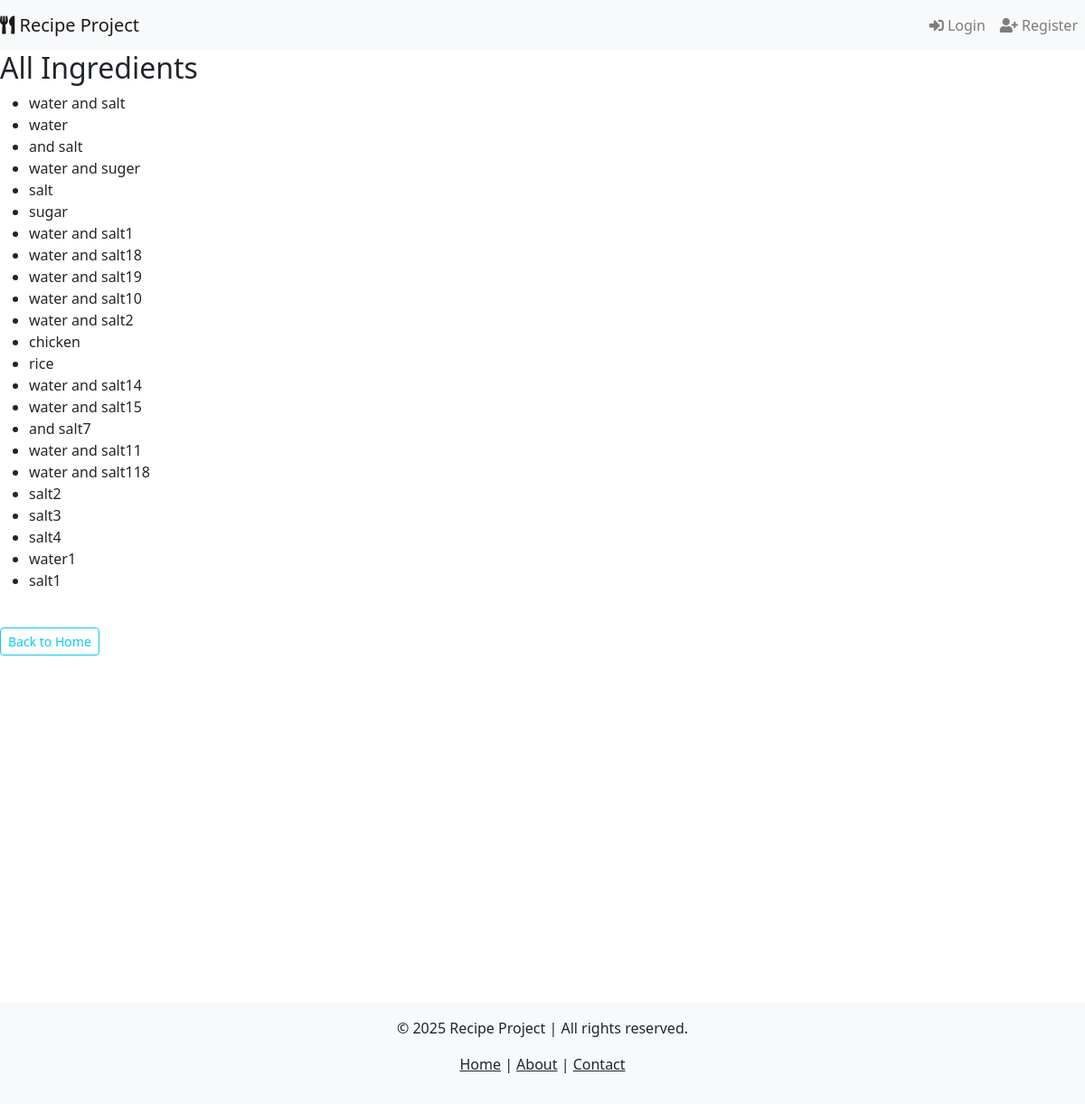
The page /ingredients/ on the database as committed earlier.
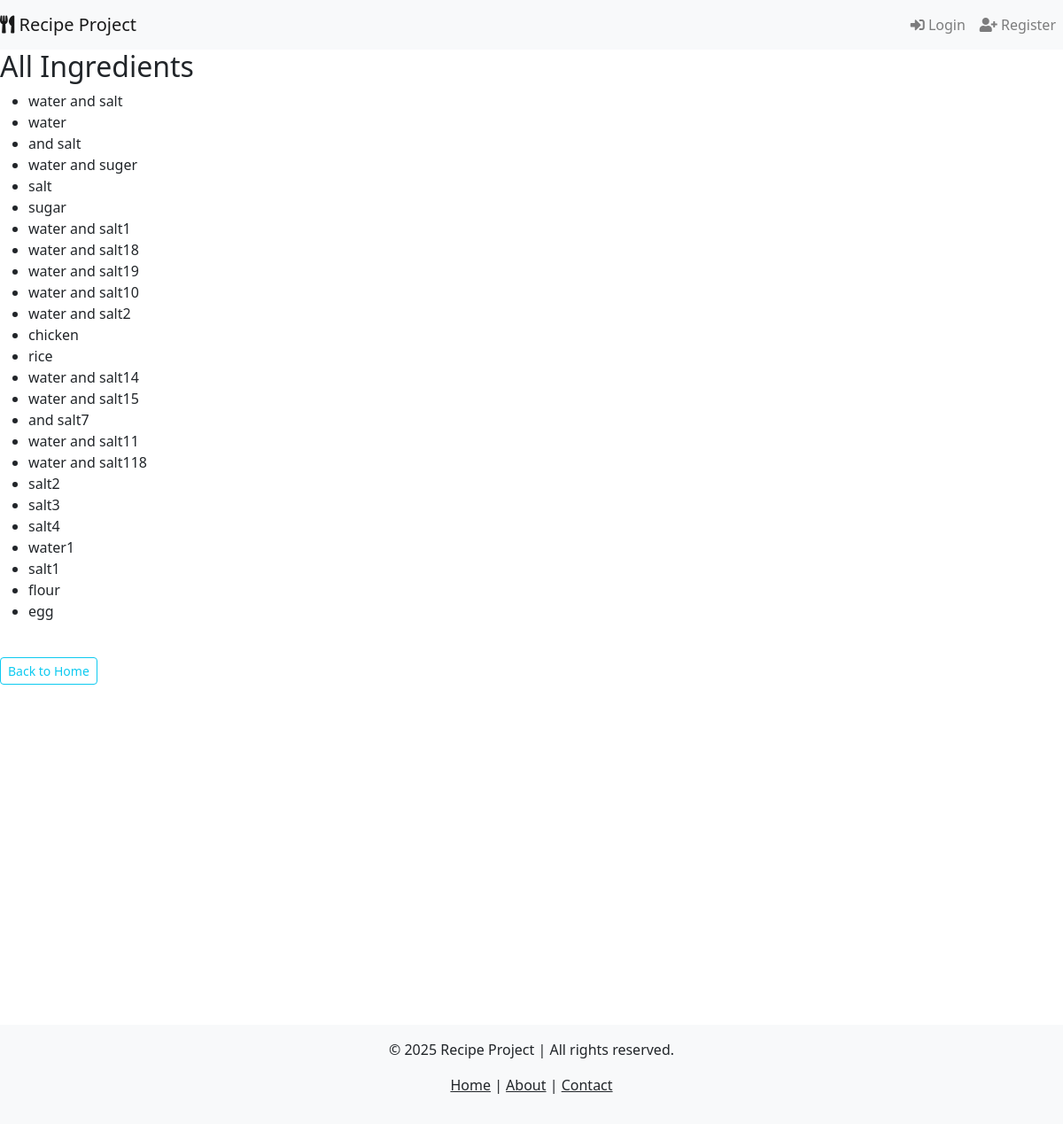
The same page on the database as committed later.
### recipe_app/models.py (models this page shows, shortened)
class Ingredient(models.Model):
    name = models.CharField(max_length=100, unique=True)

### recipe_app/views.py (the view)
# urls.py: path('ingredients/', views.IngredientListView.as_view(), name='ingredient_list'),
class IngredientListView(ListView):
    model = Ingredient
    template_name = 'ingredient_list.html'
    context_object_name = 'ingredients'

### recipe_app/context_processors.py (called while the page is built)
def current_year(request):
    return {'current_year': datetime.now().year}

### templates/ingredient_list.html
{% extends 'base.html' %}
{% block content %}
    <h2>All Ingredients</h2>
    <ul>
        {% for ingredient in ingredients %}
            <li>{{ ingredient.name }}</li>
        {% endfor %}
    </ul>
    <br>
    <a href="{% url 'home' %}"><button type="button" class="btn btn-outline-info btn-sm">Back to Home</button></a>
{% endblock %}

Rows that differ between the two databases and show on the page:
added Ingredient: name "flour"
added Ingredient: name "egg"
